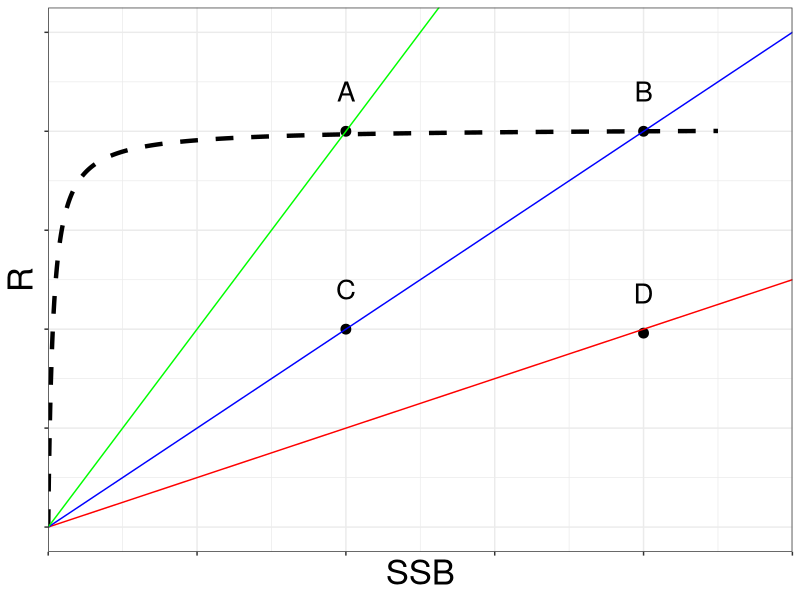
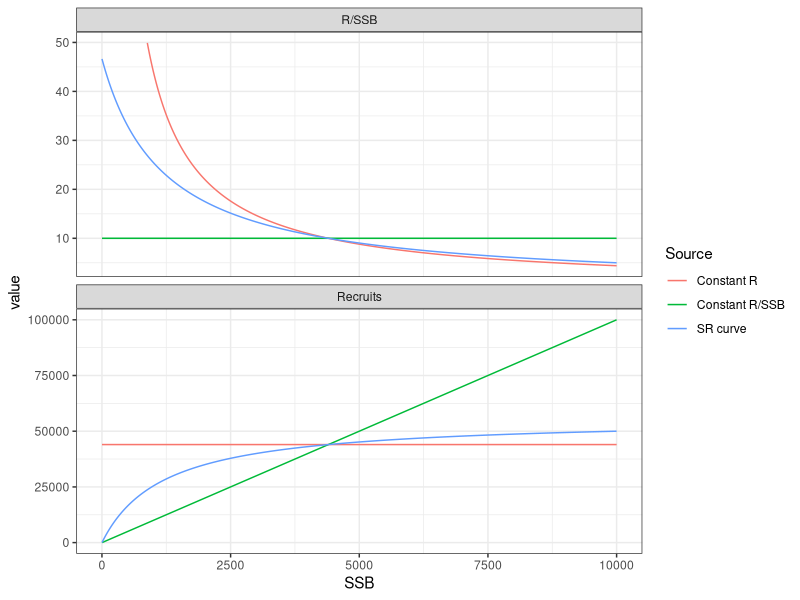
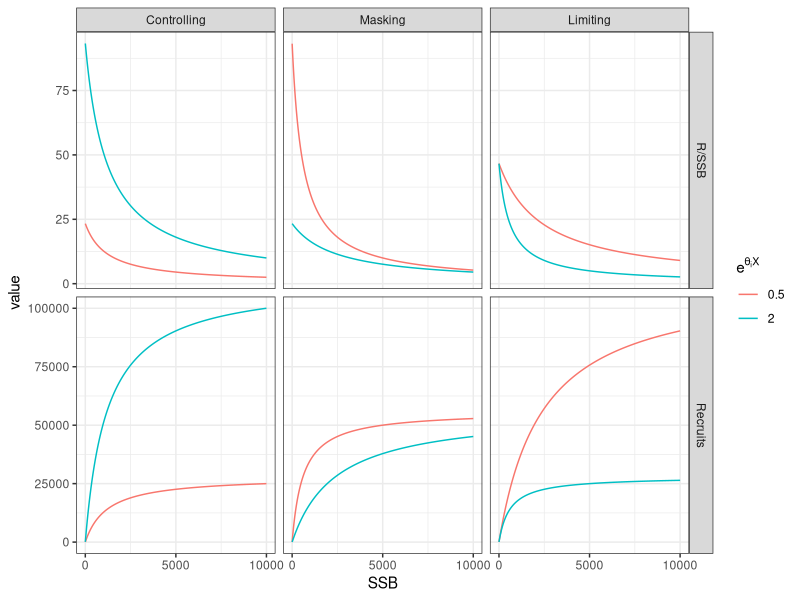
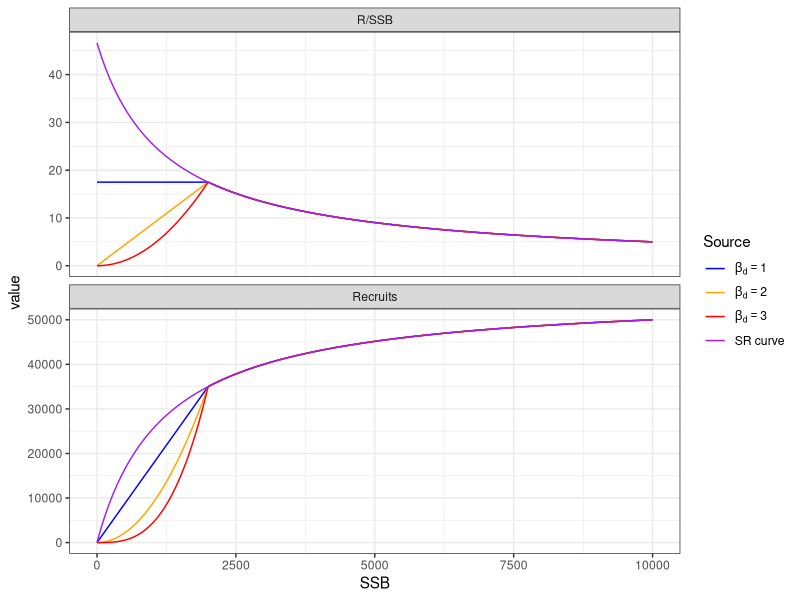
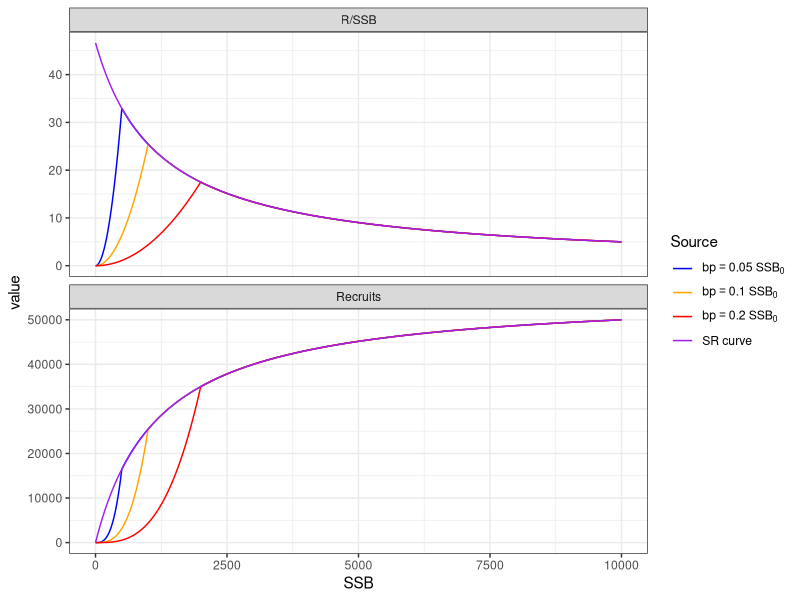
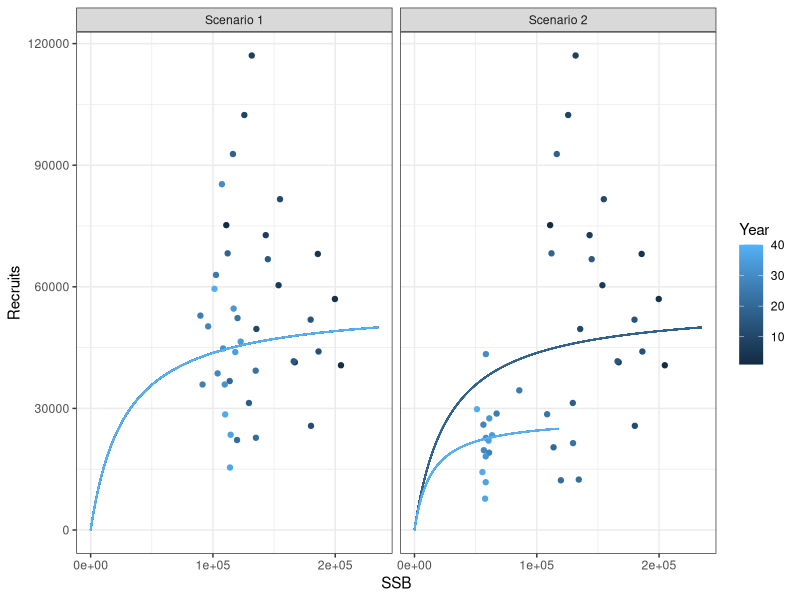
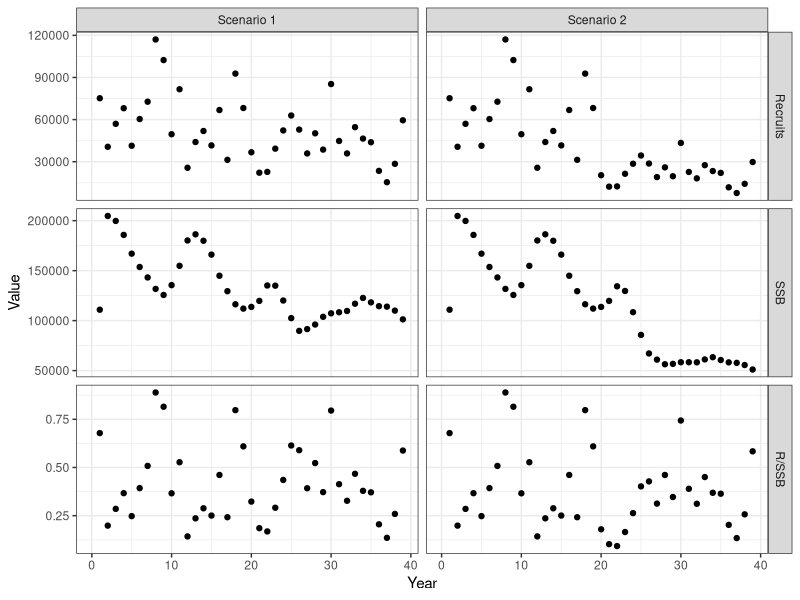
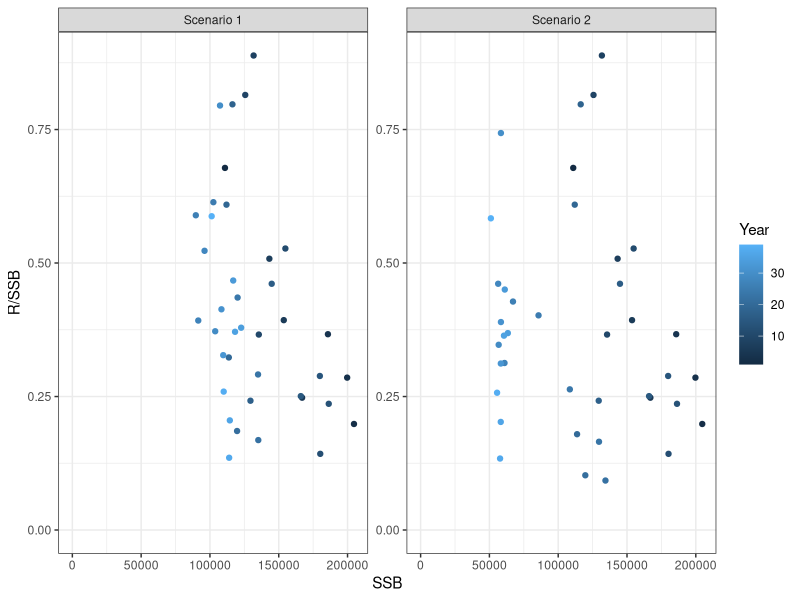

The R script that drew these images, in order: (Note: this script raises an error after producing the figures.)
## ---- chunk 1
#| message: false

library(tibble)
library(tidyr)
library(dplyr)
library(ggplot2)
library(readr)
## ---- chunk 2
#| label: fig-basic
#| fig-cap: "Spawning stock biomass (SSB) and recruitment (R) points (labelled A-D) and associated R/SSB lines that intersect at the origin along with an expected stock-recruitment relationship shown as a thick, dashed line."

df <- tibble(SSB = c(1, 1, 2, 2),
             R = c(1, 2, 0.98, 2),
             labs = c("C", "A", "D", "B"))

R0 <- 2.0
steep <- 0.97
S0 <- 2
alpha <- 4 * steep * R0 / (5 * steep - 1)
beta <- S0 * (1 - steep) / (5 * steep - 1)
ssb <- seq(0, 2.25, length.out=1000)
recruits <- alpha * ssb / (beta + ssb)
dfsr <- tibble(SSB = ssb, R=recruits)

ggplot(df, aes(x=SSB, y=R)) +
  geom_point(cex=3) +
  geom_text(aes(label=labs), vjust = 0, nudge_y = 0.15, size=7) +
  geom_line(data=dfsr, aes(x=SSB, y=R), linetype=2, size=1.5) +
  #xlim(0, 2.5) +
  scale_x_continuous(limits = c(0, 2.5), expand = c(0, 0)) +
  ylim(0, 2.5) +
  geom_abline(intercept = 0, slope = 0.5, col="red") +
  geom_abline(intercept = 0, slope = 1, col="blue") +
  geom_abline(intercept = 0, slope = 2, col="green") +
  theme_bw() + 
  theme(text = element_text(size=rel(5)),
        axis.text.x=element_blank(), 
        axis.text.y=element_blank()
  )
## ---- chunk 3
#| label: fig-sr-rpssb
#| fig-cap: Recruits and recruits per spawning stock biomass (R/SSB) as a function of SSB. Three lines are shown in each panel. One is for a Beverton-Holt stock-recruitment curve (denoted SR curve), one shows a constant R/SSB, and the final shows a constant recruitment.

S0 <- 10000
R0 <- 50000
spr0 <- S0/R0
steep <- 0.7
alpha <- 4 * steep * R0 / (S0 * (1 - steep))
beta <- (alpha * spr0 - 1) / S0

ssb <- seq(1, S0, length.out = 1000)
recruits <- alpha * ssb / (1 + beta * ssb)

srcurve <- tibble(Source="SR curve", SSB=ssb, Recruits=recruits)
constantrperssb <- tibble(Source="Constant R/SSB", SSB=ssb, Recruits=10 * ssb)
constr <- tibble(Source="Constant R", SSB=ssb, Recruits=44000) 

mydat <- rbind(srcurve, constantrperssb, constr) |>
  mutate("R/SSB"=ifelse(Recruits/SSB > 50, NA, Recruits/SSB)) |>
  pivot_longer(cols = c(Recruits, "R/SSB"), names_to = "Response", values_to = "value") 

ggplot(mydat, aes(x=SSB, y=value, color=Source)) +
  geom_line() +
  facet_wrap(~Response, scales="free_y", ncol=1) +
  theme_bw()

## ---- chunk 4
#| label: fig-cmlsr
#| fig-cap: Recruits and recruits per spawning stock biomass (R/SSB) as a function of SSB for the three modifications to the standard Beverton-Holt equation - controlling, masking, and limiting. The theta and X values are selected to result in the non-zero $\theta$ term $e^{\theta_i X}$ in @eq-cmlsr equalling 0.5 or 2. The SSB range is the same as in @fig-sr-rpssb, which shows the base model when none of the three factors apply (all three $\theta$ are zero).

control_thetas <- c(1, 0, 0)
mask_thetas <- c(0, 1, 0)
limit_thetas <- c(0, 0, 1)

apply_thetas <- function(thetas, X, alpha, beta, ssb){
  recruits <- alpha * ssb * exp(thetas[1]*X) / (exp(thetas[2]*X) + beta * ssb * exp(thetas[3]*X))
  return(recruits)
}

Rc1 <- tibble(Factor="Controlling", X=0.5, SSB=ssb, 
              Recruits=apply_thetas(control_thetas, log(0.5), alpha, beta, ssb))
Rc2 <- tibble(Factor="Controlling", X=2, SSB=ssb, 
              Recruits=apply_thetas(control_thetas, log(2.0), alpha, beta, ssb))
Rm1 <- tibble(Factor="Masking", X=0.5, SSB=ssb, 
              Recruits=apply_thetas(mask_thetas, log(0.5), alpha, beta, ssb))
Rm2 <- tibble(Factor="Masking", X=2, SSB=ssb, 
              Recruits=apply_thetas(mask_thetas, log(2.0), alpha, beta, ssb))
Rl1 <- tibble(Factor="Limiting", X=0.5, SSB=ssb, 
              Recruits=apply_thetas(limit_thetas, log(0.5), alpha, beta, ssb))
Rl2 <- tibble(Factor="Limiting", X=2, SSB=ssb, 
              Recruits=apply_thetas(limit_thetas, log(2.0), alpha, beta, ssb))
cmldf <- rbind(Rc1, Rc2, Rm1, Rm2, Rl1, Rl2) |>
  mutate(Factor = factor(Factor, levels = c("Controlling", "Masking", "Limiting"))) |>
  mutate("R/SSB"=Recruits/SSB) |>
  pivot_longer(cols = c(Recruits, "R/SSB"), names_to = "Response", values_to = "value") 

ggplot(cmldf, aes(x=SSB, y=value, color=as.factor(X))) +
  geom_line() +
  facet_grid(Response~Factor, scales="free_y") +
  labs(color = expression(e^{theta[i] * X})) +
  scale_x_continuous(breaks=c(0, 5000, 10000)) +
  theme_bw()

## ---- chunk 5
#| label: tbl-cmlsr-steepness
#| tbl-cap: Steepness for the base, controlling, masking, and limiting stock-recruitment relationships shown in Figures [-@fig-sr-rpssb]-[-@fig-cmlsr], where Vali indicates the value of $e^{\theta_i X}$.

calc_steepness <- function(thetas, X, alpha, beta, spr0, runname){
  cval <- exp(thetas * X)
  SSB0 <- (alpha * spr0 * cval[1] - cval[2]) / (beta * cval[3])
  R0 <- apply_thetas(thetas, X, alpha, beta, SSB0)
  steep <- round(apply_thetas(thetas, X, alpha, beta, 0.2 * SSB0) / R0, 3)
  res <- tibble(Case = runname, Val1 = cval[1], Val2 = cval[2], Val3 = cval[3], Steepness = steep)
  return(res)
}

base_steep <- calc_steepness(c(0,0,0), 1, alpha, beta, spr0, "Base")
control05_steep <- calc_steepness(control_thetas, log(0.5), alpha, beta, spr0, "Controlling")
control2_steep <- calc_steepness(control_thetas, log(2.0), alpha, beta, spr0, "Controlling")
mask05_steep <- calc_steepness(mask_thetas, log(0.5), alpha, beta, spr0, "Masking")
mask2_steep <- calc_steepness(mask_thetas, log(2.0), alpha, beta, spr0, "Masking")
limit05_steep <- calc_steepness(limit_thetas, log(0.5), alpha, beta, spr0, "Limiting")
limit2_steep <- calc_steepness(limit_thetas, log(2.0), alpha, beta, spr0, "Limiting")
steepdf <- rbind(base_steep, control05_steep, control2_steep, mask05_steep, mask2_steep, limit05_steep, limit2_steep)

knitr::kable(steepdf)
## ---- chunk 6
#| label: fig-depensation-beta
#| fig-cap: Recruits and recruits per spawning stock biomass (R/SSB) as a function of SSB for the standard stock-recruitment curve along with three types of depensation, defined by the parameter $\beta_d$, when the breakpoint is set at 0.2 of $SSB_0$.

calc_sr_depensation <- function(alpha, beta, ssb_breakpoint, depen_beta, ssb){
  r_breakpoint <- alpha * ssb_breakpoint / (1 + beta * ssb_breakpoint)
  depen_alpha <- r_breakpoint / (ssb_breakpoint^depen_beta)
  recruits_depen <- ifelse(ssb <= ssb_breakpoint, depen_alpha*ssb^depen_beta, alpha * ssb / (1 + beta * ssb))
  return(recruits_depen)
}

ssb_breakpoint <- 0.2 * S0
recruits_depen_1 <- calc_sr_depensation(alpha, beta, ssb_breakpoint, depen_beta = 1, ssb)
recruits_depen_2 <- calc_sr_depensation(alpha, beta, ssb_breakpoint, depen_beta = 2, ssb)
recruits_depen_3 <- calc_sr_depensation(alpha, beta, ssb_breakpoint, depen_beta = 3, ssb)

mydat1 <- tibble(Source="beta_d=1", SSB = ssb, Recruits=recruits_depen_1)
mydat2 <- tibble(Source="beta_d=2", SSB = ssb, Recruits=recruits_depen_2)
mydat3 <- tibble(Source="beta_d=3", SSB = ssb, Recruits=recruits_depen_3)
mydatc <- rbind(srcurve, mydat1, mydat2, mydat3) |>
  mutate("R/SSB"=Recruits/SSB) |>
  pivot_longer(cols = c(Recruits, "R/SSB"), names_to = "Response", values_to = "value") 

ggplot(mydatc, aes(x=SSB, y=value, color=Source)) +
  geom_line() +
  facet_wrap(~Response, scales="free_y", ncol=1) +
  scale_color_manual(values = c("blue", "orange", "red", "purple"),
                     breaks = c("beta_d=1", "beta_d=2", "beta_d=3", "SR curve"),
                     labels = c(expression(beta[d]==1), 
                                expression(beta[d]==2), 
                                expression(beta[d]==3), 
                                "SR curve")) + 
  theme_bw()

## ---- chunk 7
#| label: fig-depensation-breakpoint
#| fig-cap: Recruits and recruits per spawning stock biomass (R/SSB) as a function of SSB for the standard stock-recruitment curve along with three types of depensation, defined by the parameter breakpoints (bp) at 0.05, 0.1, and 0.2 of $SSB_0$, when $\beta_d$ is set to 3.

recruits_depen_4 <- calc_sr_depensation(alpha, beta, ssb_breakpoint=0.05*S0, depen_beta = 3, ssb)
recruits_depen_5 <- calc_sr_depensation(alpha, beta, ssb_breakpoint=0.1*S0, depen_beta = 3, ssb)
recruits_depen_6 <- calc_sr_depensation(alpha, beta, ssb_breakpoint=0.2*S0, depen_beta = 3, ssb)
mydat4 <- tibble(Source="bp005SSB0", SSB = ssb, Recruits=recruits_depen_4)
mydat5 <- tibble(Source="bp01SSB0", SSB = ssb, Recruits=recruits_depen_5)
mydat6 <- tibble(Source="bp02SSB0", SSB = ssb, Recruits=recruits_depen_6)
mydatd <- rbind(srcurve, mydat4, mydat5, mydat6) |>
  mutate("R/SSB"=Recruits/SSB) |>
  pivot_longer(cols = c(Recruits, "R/SSB"), names_to = "Response", values_to = "value") 

ggplot(mydatd, aes(x=SSB, y=value, color=Source)) +
  geom_line() +
  facet_wrap(~Response, scales="free_y", ncol=1) +
  scale_color_manual(values = c("blue", "orange", "red", "purple"),
                     breaks = c("bp005SSB0", "bp01SSB0", "bp02SSB0", "SR curve"),
                     labels = c(expression(bp==0.05~SSB[0]), 
                                expression(bp==0.1~SSB[0]), 
                                expression(bp==0.2~SSB[0]), 
                                "SR curve")) + 
  theme_bw()

## ---- chunk 8
#| label: fig-srcurves-2scenarios
#| fig-cap: Annual recruits and spawning stock biomass (SSB) shown as points with the underlying stock-recruitment relationship shown by lines. In scenario 2, the R0 value is reduced by half during the second half of the time series. The same recruitment deviations are used in both scenarios.

# function to calculate equilibrium population at age
calc_Nequilibrium <- function(nages, M, Fval, selx){
  age <- 1:nages
  Z <- M + Fval * selx
  N <- rep(1, nages)
  for (ia in 1:(nages-1)){
    N[ia+1] <- N[ia] * exp(-Z[ia])
  }
  N[nages] <- N[nages] / (1 - exp(-Z[nages]))
  return(N)
}

# function to calculate equilibrium spawning stock biomass per recruit
calc_spr <- function(nages, M, Fval, selx, waa, maturity){
  age <- 1:nages
  Z <- M + Fval * selx
  N <- rep(1, nages)
  for (ia in 1:(nages-1)){
    N[ia+1] <- N[ia] * exp(-Z[ia])
  }
  N[nages] <- N[nages] / (1 - exp(-Z[nages]))
  spr <- sum(N * waa * maturity)
  return(spr)
}

# converts productivity regime R0, steepness formulations to time series of alpha, beta SR curves
# R = alpha * SSB / (beta + SSB)
# note: assumes M, waa, and maturity do not change over time
convert_regimes_to_ts <- function(nyears, nproductivity, yearstarts, R0s, steepnesses, sigmaRs, spr0){

  year <- 1:nyears
  sralphas <- rep(NA, nyears)
  srbetas <- rep(NA, nyears)
  srsigmaRs <- rep(NA, nyears)
  
  for (ip in 1:nproductivity){
    sralphas[yearstarts[ip]:nyears] <- 4 * steepnesses[ip] * R0s[ip] / (5 * steepnesses[ip] - 1)
    srbetas[yearstarts[ip]:nyears] <- spr0 * R0s[ip] * (1 - steepnesses[ip]) / (5 * steepnesses[ip] - 1)
    srsigmaRs[yearstarts[ip]:nyears] <- sigmaRs[ip]
  }
  sr <- list(sralphas=sralphas, srbetas=srbetas, srsigmaRs=srsigmaRs)
  return(sr)
}

# calculate annual stock-recruitment curves from sr object
calc_sr_curves <- function(sr, mylabel){
  nyears <- length(sr$SSB0)
  for (iy in 1:nyears){
    myssb <- seq(0, sr$SSB0[iy], length.out=500)
    myr <- sr$sralphas[iy] * myssb / (sr$srbetas[iy] + myssb)
    thisdf <- tibble(TS = mylabel,
                     Year = iy,
                     SSB = myssb,
                     Recruits = myr)
    if (iy == 1){
      srdf <- thisdf
    }
    else{
      srdf <- rbind(srdf, thisdf)
    }
    
  }
  return(srdf)
}

# function to create a time series of SSB and R for use in R/SSB analysis
# user controls the time series length and F as well as how many productivity periods there are
# yearstarts, R0s, steepnesses, and sigmaRs are vectors of length nproductivity 
# that define the SR curve during that period, note the first value in yearstarts should always be 1
# user cannot control number of ages, weight at age, maturity, or M
make_ts <- function(nyears, Fmult, nproductivity, yearstarts, R0s, steepnesses, sigmaRs){
  
  if (yearstarts[1] != 1) return("First value in yearstarts vector must be 1")
  
  nages <- 10
  age <- 1:nages
  M <- 0.3
  selx <- round(1 - 1 / (1 + exp(1.2*(age - 3))), 3)
  maturity <- round(1 - 1 / (1 + exp(2*(age - 2.75))), 3)
  waa <- round(5 * (1 - exp(-0.3*(age-0.2)))^3, 3)
  
  # get equilibrium spawners per recruit at F=0 
  spr0 <- calc_spr(nages, M, Fval=0, selx, waa, maturity)
  
  # get SR curves time series
  sr <- convert_regimes_to_ts(nyears, nproductivity, yearstarts, R0s, steepnesses, sigmaRs, spr0)
  sr$SSB0 <- sr$sralphas * spr0 - sr$srbetas
  
  # calculate spr in year 1 and find equilibrium SSB
  spr1 <- calc_spr(nages, M, Fval=Fmult[1], selx, waa, maturity)
  SSB1 <- sr$sralphas[1] * spr1 - sr$srbetas[1]
  
  # create N in first year using random recruitment about expected value from SSB1 (equilibrium-ish)
  # for plus group, use expected recruitment
  R1expected <- sr$sralphas[1] * SSB1 / (sr$srbetas[1] + SSB1)
  R1rand <- R1expected * exp(rnorm(nages-1, 0, sr$srsigmaRs[1])) 
  N1 <- calc_Nequilibrium(nages, M, Fval=Fmult[1], selx)
  NAA <- matrix(NA, nrow=nyears, ncol=nages)
  NAA[1, ] <- c(R1rand, R1expected) * N1 
 
  # fill out NAA matrix and collect SSB
  ssb <- rep(NA, nyears)
  ssb[1] <- SSB1
  for (iy in 1:(nyears-1)){
    # apply correct SR curve and noise to get Recruitment
    NAA[iy+1, 1] <- (sr$sralphas[iy] * ssb[iy] / (sr$srbetas[iy] + ssb[iy])) * exp(rnorm(1, 0, sr$srsigmaRs[iy]))
    for (ia in 1:(nages-1)){
      Z <- M + Fmult[iy] * selx[ia]
      NAA[iy+1, ia+1] <- NAA[iy, ia] * exp(-Z)
    }
    Z <- M + Fmult[iy] * selx[nages]
    NAA[iy+1, nages] <- NAA[iy, nages] * exp(-Z)
    ssb[iy+1] <- sum(NAA[iy+1, ] * waa * maturity)
  }
  
  res <- list(ssb=ssb[1:(nyears-1)], recruits=NAA[2:nyears, 1], sr=sr)
  return(res)
}

ny <- 40
Fmult <- rep(0.2, ny)
set.seed(14)
ts1 <- make_ts(ny, Fmult, 1, 1, 50000, 0.7, 0.5)
set.seed(14)
ts2 <- make_ts(ny, Fmult, 2, c(1, 20), c(50000, 25000), c(0.7, 0.7), c(0.5, 0.5))
tsdf <- tibble(TS = rep(c("Scenario 1", "Scenario 2"), each=(ny-1)),
               Year = rep(1:(ny-1), 2),
               SSB = c(ts1$ssb, ts2$ssb),
               Recruits = c(ts1$recruits, ts2$recruits)) |>
  mutate(RpSSB = Recruits/SSB) 


sr1 <- calc_sr_curves(ts1$sr, "Scenario 1")
sr2 <- calc_sr_curves(ts2$sr, "Scenario 2")
sr12 <- rbind(sr1, sr2)

ggplot(tsdf, aes(x=SSB, y=Recruits, color=Year, group = Year)) +
  geom_point() +
  geom_line(data=sr12) +
  facet_wrap(~TS) +
  xlim(0, NA) +
  ylim(0, NA) +
  scale_x_continuous(breaks = c(0, 100000, 200000)) +
  theme_bw()
## ---- chunk 9
#| label: fig-ts-R-SSB-RpSSB-2scenarios
#| fig-cap: Annual values of recruits (R), spawning stock biomass (SSB), and R/SSB for the two scenarios defined in @fig-srcurves-2scenarios.

tsdflong <- tsdf |>
  rename("R/SSB" = RpSSB) |>
  pivot_longer(cols = !c(Year, TS), names_to = "Metric", values_to = "Value") |>
  mutate(Metric = factor(Metric, levels=c("Recruits", "SSB", "R/SSB")))

ggplot(tsdflong, aes(x=Year, y=Value)) +
  geom_point() +
  facet_grid(Metric~TS, scales="free_y") +
  xlim(0, NA) +
  theme_bw()
## ---- chunk 10
#| label: fig-ts-RpSSB-SSB-2scenarios
#| fig-cap: Recruits per spawning stock biomass (R/SSB) as a function of the spawning stock biomass (SSB) used in the ratio each year for the two scenarios defined in @fig-srcurves-2scenarios.

ggplot(tsdf, aes(x=SSB, y=RpSSB, color = Year)) +
  geom_point() +
  facet_wrap(~TS, scales="free_y") +
  xlim(0, NA) +
  ylim(0, NA) +
  ylab("R/SSB") +
  theme_bw()
## ---- chunk 11
#| label: fig-real-world-rpssb-year
#| fig-cap: Annual recruits per spawning stock biomass (R/SSB) for twelve stocks.

# asap.names <- list.files("asaprdats")
# nfiles <- length(asap.names)
# for (i in 1:nfiles){
#   asap <- dget(file.path("asaprdats", asap.names[i]))
#   ny <- asap$parms$nyears
#   ssb <- asap$SSB[1:(ny-1)] # drop last SSB
#   recruits <- asap$N.age[(2:ny),1] # drop first recruitment so R lagged correctly
#   RpSSB <- recruits / ssb
#   Year <- 1:length(RpSSB)
#   thisdfrl <- tibble(stock=paste("Stock", LETTERS[i]), Year=Year, RpSSB=RpSSB, Recruits=recruits, SSB=ssb)
#   if (i == 1){
#     dfrl <- thisdfrl
#   }else{
#     dfrl <- rbind(dfrl, thisdfrl)
#   }
# }
# 
# write_rds(dfrl, file = "someASAPdata.RDS")

dfrl <- read_rds(file = "someASAPdata.RDS")

ggplot(dfrl, aes(x=Year, y=RpSSB)) +
  geom_point() +
  facet_wrap(~stock, scales="free_y", ncol=3) +
  ylab("R/SSB") +
  expand_limits(y = 0) +
  theme_bw()
## ---- chunk 12
#| label: fig-real-world-rpssb-ssb
#| fig-cap: Recruits per spawning stock biomass (R/SSB) plotted against SSB for twelve stocks.

ggplot(dfrl, aes(x=SSB, y=RpSSB, color=Year)) +
  geom_point() +
  facet_wrap(~stock, scales="free", ncol=3) +
  ylab("R/SSB") +
  expand_limits(x = 0, y = 0) +
theme_bw()

## ---- chunk 13
#| label: fig-real-world-sr
#| fig-cap: Standard stock-recruitment plot for twelve stocks.

ggplot(dfrl, aes(x=SSB, y=Recruits, color=Year)) +
  geom_point() +
  facet_wrap(~stock, scales="free", ncol=3) +
  expand_limits(x = 0, y = 0) +
  theme_bw()

